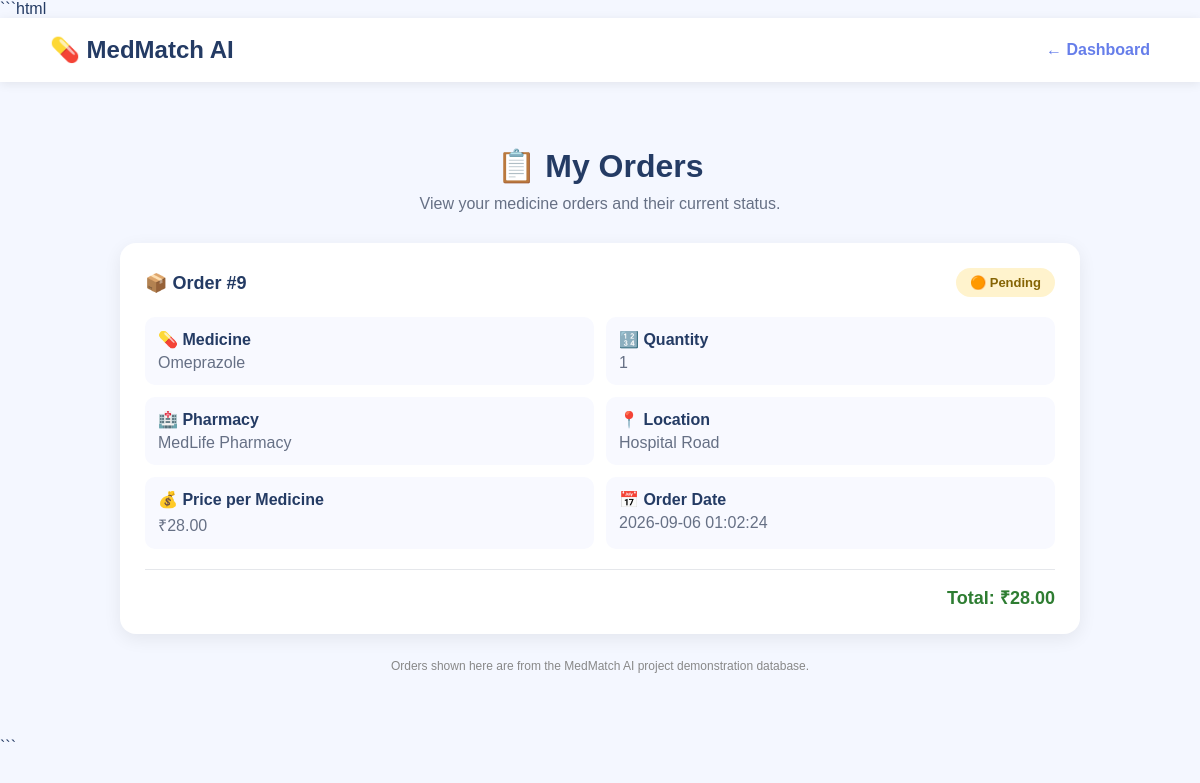
/orders (signed in), run on an earlier commit of the app's database.
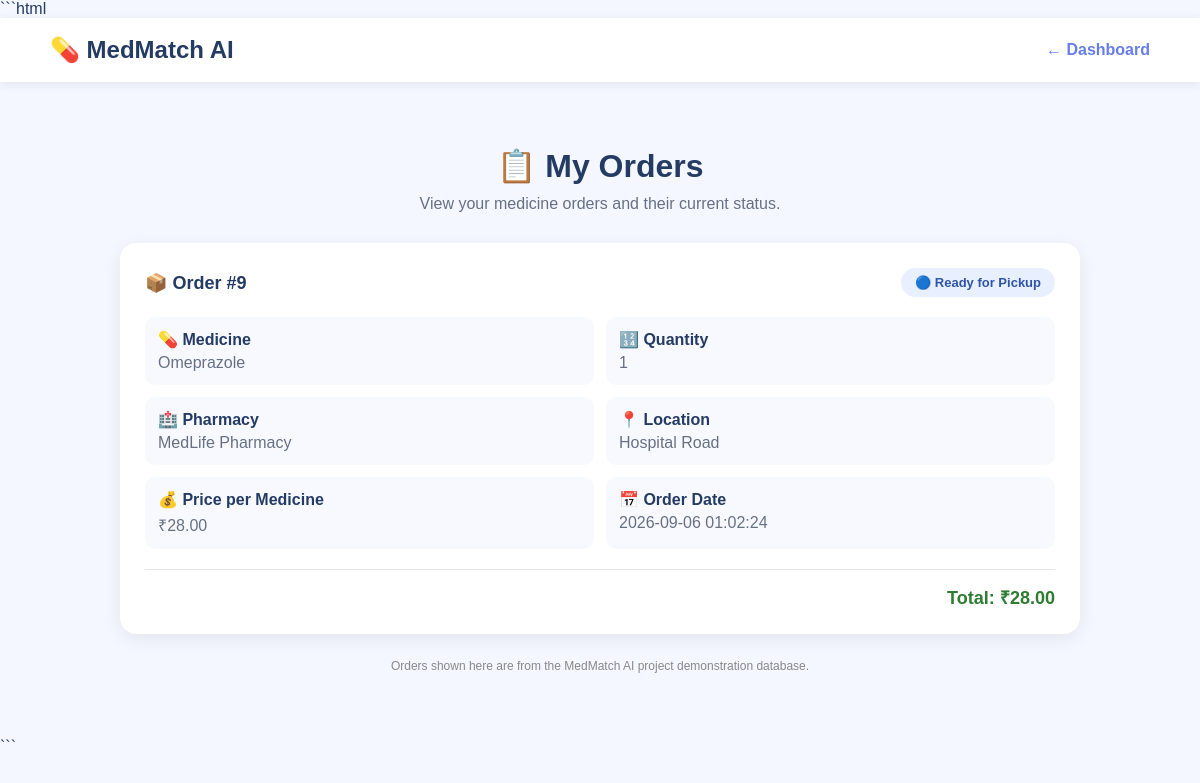
And on a later commit of the database.
### tables this page shows
CREATE TABLE orders (
            id INTEGER PRIMARY KEY AUTOINCREMENT,
            user_id INTEGER,
            pharmacy_id INTEGER,
            medicine_id INTEGER,
            quantity INTEGER NOT NULL,
            order_date TEXT,
            status TEXT DEFAULT 'Pending',
            FOREIGN KEY (user_id)
                REFERENCES users(id),
            FOREIGN KEY (pharmacy_id)
                REFERENCES pharmacies(id),
            FOREIGN KEY (medicine_id)
                REFERENCES medicines(id)
        );

CREATE TABLE medicines (
            id INTEGER PRIMARY KEY AUTOINCREMENT,
            name TEXT NOT NULL,
            category TEXT,
            purpose TEXT,
            price REAL
        );

CREATE TABLE pharmacies (
            id INTEGER PRIMARY KEY AUTOINCREMENT,
            name TEXT NOT NULL,
            location TEXT,
            phone TEXT
        );

### app.py (the view)
@app.route("/orders")
def orders():
    user_id = session.get("user_id")
    if not user_id:
        return redirect(url_for("login"))
    connection = get_db_connection()
    cursor = connection.cursor()
    cursor.execute("""
        SELECT
            orders.id,
            medicines.name AS medicine,
            pharmacies.name AS pharmacy,
            pharmacies.location,
            orders.quantity,
            stock.price,
            orders.order_date,
            orders.status
        FROM orders

        JOIN medicines
            ON orders.medicine_id = medicines.id

        JOIN pharmacies
            ON orders.pharmacy_id = pharmacies.id

        LEFT JOIN stock
            ON stock.medicine_id = orders.medicine_id
            AND stock.pharmacy_id = orders.pharmacy_id

        WHERE orders.user_id = ?

        ORDER BY orders.id DESC
    """, (user_id,))
    orders_data = cursor.fetchall()
    connection.close()
    return render_template(
        "orders.html",
        orders=orders_data
    )

### database.py (called while the page is built)
def get_db_connection():
    connection = sqlite3.connect(DATABASE)
    connection.row_factory = sqlite3.Row
    return connection

### templates/orders.html (shortened to what this page needs)
<!DOCTYPE html>
<html lang="en">
<head>
</head>
<body>
    <nav>
        <div class="logo">
            💊 MedMatch AI
        </div>
        <a href="/dashboard" class="back">
            ← Dashboard
        </a>
    </nav>
    <div class="container">
        <div class="header">
            <h1>
                📋 My Orders
            </h1>
            <p>
                View your medicine orders and their current status.
            </p>
        </div>
        {% if orders %}
            {% for order in orders %}
            <div class="order-card">
                <div class="order-header">
                    <div class="order-id">
                        📦 Order #{{ order["id"] }}
                    </div>
                    {% if order["status"] == "Pending" %}
                        <div class="status pending">
                            🟠 Pending
                        </div>
                    {% elif order["status"] == "Confirmed" %}
                        <div class="status confirmed">
                            🟢 Confirmed
                        </div>
                    {% elif order["status"] == "Ready for Pickup" %}
                        <div class="status ready">
                            🔵 Ready for Pickup
                        </div>
                    {% elif order["status"] == "Completed" %}
                        <div class="status completed">
                            ✅ Completed
                        </div>
                    {% else %}
                        <div class="status">
                            {{ order["status"] }}
                        </div>
                    {% endif %}
                </div>
                <div class="details">
                    <div class="detail">
                        <strong>
                            💊 Medicine
                        </strong>
                        <span>
                            {{ order["medicine"] }}
                        </span>
                    </div>
                    <div class="detail">
                        <strong>
                            🔢 Quantity
                        </strong>
                        <span>
                            {{ order["quantity"] }}
                        </span>
                    </div>
                    <div class="detail">
                        <strong>
                            🏥 Pharmacy
                        </strong>
                        <span>
                            {{ order["pharmacy"] }}
                        </span>
                    </div>
                    <div class="detail">
                        <strong>
                            📍 Location
                        </strong>
                        <span>
                            {{ order["location"] }}
                        </span>
                    </div>
                    <div class="detail">
                        <strong>
                            💰 Price per Medicine
                        </strong>
                        <span>
                            ₹{{ "%.2f"|format(order["price"] or 0) }}
                        </span>
                    </div>
                    <div class="detail">
                        <strong>
                            📅 Order Date
                        </strong>
                        <span>
                            {{ order["order_date"] }}
                        </span>
                    </div>
                </div>
                <div class="total">
                    Total:
                    ₹{{ "%.2f"|format(
                        (order["price"] or 0) * order["quantity"]
                    ) }}
                </div>
            </div>
            {% endfor %}
        {% endif %}
        <p class="note">
            Orders shown here are from the MedMatch AI
            project demonstration database.
        </p>
    </div>
</body>
</html>

What changed in the data, as far as the page shows it:
changed orders "Omeprazole": status "🟠 Pending" → "🔵 Ready for Pickup"
